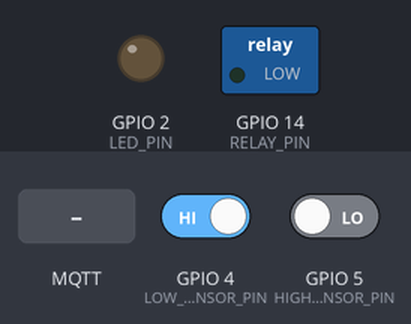
Simulated run of this sketch. Board: ESP8266 (NodeMCU). On the bench: switched loads named in the sketch (green lamp = pin HIGH), output pins drawn as LEDs (lit = HIGH). The test bench sets the inputs (shaded band); at power-on: GPIO 4 (LOW_SENSOR_PIN) HIGH, GPIO 5 (HIGH_SENSOR_PIN) LOW. WiFi joins after 1.5 s; servers stay silent unless stated; EEPROM starts erased; no MQTT or app messages arrive unless stated; what the sketch prints to the serial monitor is not drawn.

Above: at 2.7 s.
2.8 s: GPIO 4 (LOW_SENSOR_PIN) driven LOW
At 5.0 s:
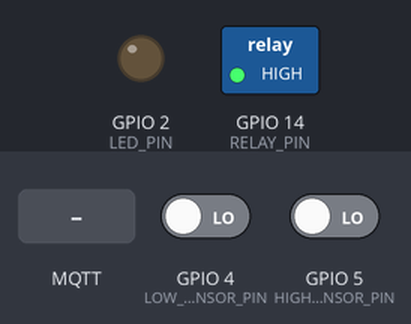
5.3 s: GPIO 5 (HIGH_SENSOR_PIN) driven HIGH
At 7.0 s:
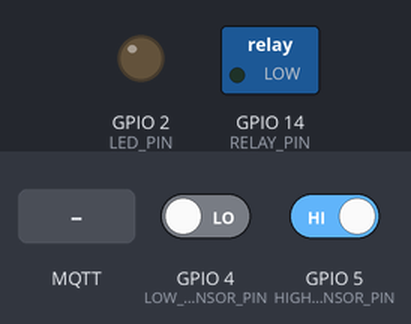
7.5 s: GPIO 5 (HIGH_SENSOR_PIN) driven LOW
At 8.9 s:
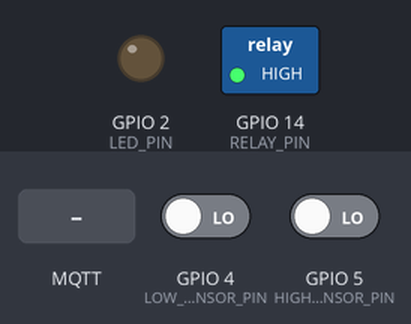
9.7 s: MQTT message "ON" arrives on the first subscribed topic
At 10.7 s:
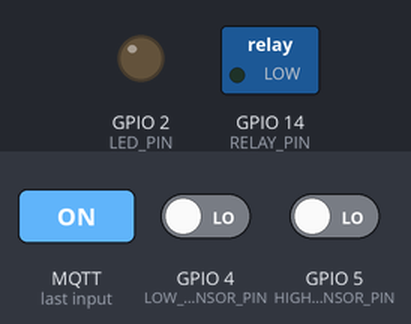
Timing chart, 0 to 12.7 s (numbered marks = the images above; inputs shaded):
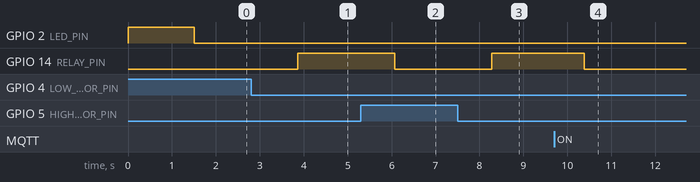

Measured:
- after the input at 2.8 s, GPIO 14 (RELAY_PIN): LOW → HIGH after 1.1 s
- after the input at 5.3 s, GPIO 14 (RELAY_PIN): HIGH → LOW after 0.77 s
- after the input at 7.5 s, GPIO 14 (RELAY_PIN): LOW → HIGH after 0.78 s
- after the input at 9.7 s, GPIO 14 (RELAY_PIN): HIGH → LOW after 0.69 s

The sketch:

WaterTankAutomation.ino
```cpp
#include <ESP8266WiFi.h>
#include <EEPROM.h>
#include <WiFiManager.h>
#include <PubSubClient.h>
#include <ESP8266WebServer.h>

// GPIO Pins
#define LOW_SENSOR_PIN 4  // D2
#define HIGH_SENSOR_PIN 5 // D1
#define RELAY_PIN 14      // D5
#define LED_PIN 2         // D4 (Built-in LED, active low)


// EEPROM Addresses
#define EEPROM_SIZE 256
#define WIFI_SSID_ADDR 100
#define WIFI_PASS_ADDR 140
#define MQTT_ADDR 0

WiFiManager wifiManager;
WiFiClient espClient;
PubSubClient client(espClient);
ESP8266WebServer server(80);

char wifi_ssid[40] = "";
char wifi_password[40] = "";
char mqtt_server[40] = "";
char mqtt_user[20] = "";
char mqtt_password[20] = "";
int mqtt_port = 1883;

bool overrideMode = false;
bool overrideState = false;
bool apMode = false;
bool mqttConfigured = false;
bool mqttSkipped = false;

void setup() {
  Serial.begin(115200);

  pinMode(RELAY_PIN, OUTPUT);
  digitalWrite(RELAY_PIN, LOW);

  pinMode(LOW_SENSOR_PIN, INPUT);
  pinMode(HIGH_SENSOR_PIN, INPUT);

  pinMode(LED_PIN, OUTPUT);
  digitalWrite(LED_PIN, HIGH);

  loadConfig();

  WiFi.begin(wifi_ssid, wifi_password);
  unsigned long startAttemptTime = millis();
  while (WiFi.status() != WL_CONNECTED && millis() - startAttemptTime < 15000) {
    delay(500);
    Serial.print(".");
  }

  if (WiFi.status() != WL_CONNECTED) {
    WiFi.softAP("WaterTank-Setup");
    apMode = true;
    Serial.println("AP Mode Started");
  } else {
    digitalWrite(LED_PIN, LOW);
  }

  if (mqttConfigured) {
    client.setServer(mqtt_server, mqtt_port);
    client.setCallback(mqttCallback);
  }

  setupWebServer();
  server.begin();
}

void loop() {
  if (!apMode && mqttConfigured && !client.connected() && !mqttSkipped) {
    reconnectMQTT();
  }
  client.loop();
  server.handleClient();
  handleLED();
  handlePumpLogic();
  Serial.print("Pump State : ");
  Serial.println(String(digitalRead(RELAY_PIN) == HIGH ? "ON" : "OFF"));
  delay(1000);
}

void setupWebServer() {
  server.on("/", HTTP_GET, []() {
    String html = "<html><body>"
                  "<script>"
                  "function fetchStatus() {"
                  "fetch('/')"
                  ".then(response => response.text())"
                  ".then(html => { document.body.innerHTML = html; });"
                  "}"
                  "setInterval(fetchStatus, 2000);"
                  "</script>"
                  "<h3>Controller Status</h3>"
                  "<table border='1'><tr><th>Item</th><th>Status</th></tr>"
                  "<tr><td>WiFi Connected</td><td>" + String(WiFi.status() == WL_CONNECTED ? "Yes" : "No") + "</td></tr>"
                  "<tr><td>MQTT Connected</td><td>" + String(client.connected() ? "Yes" : "No") + "</td></tr>"
                  "<tr><td>Low Sensor</td><td>" + String(digitalRead(LOW_SENSOR_PIN) == HIGH ? "Active" : "Inactive") + "</td></tr>"
                  "<tr><td>High Sensor</td><td>" + String(digitalRead(HIGH_SENSOR_PIN) == HIGH ? "Active" : "Inactive") + "</td></tr>"
                  "<tr><td>Pump Status</td><td>" + String(digitalRead(RELAY_PIN) == LOW ? "OFF" : "ON") + "</td></tr>"
                  "</table></body></html>";
    server.send(200, "text/html", html);
  });

  server.on("/setup", HTTP_GET, []() {
    String html = "<html><body>"
                  "<h3>Configuration Setup</h3><form action='/save' method='post'>"
                  "<table border='1'><tr><th>Setting</th><th>Value</th></tr>"
                  "<tr><td>SSID</td><td><input type='text' name='ssid' value='" + String(wifi_ssid) + "'></td></tr>"
                  "<tr><td>Password</td><td><input type='password' name='wifipass' value='" + String(wifi_password) + "'></td></tr>"
                  "<tr><td>MQTT Server</td><td><input type='text' name='server' value='" + String(mqtt_server) + "'></td></tr>"
                  "<tr><td>MQTT Port</td><td><input type='number' name='port' value='" + String(mqtt_port) + "'></td></tr>"
                  "<tr><td>Username</td><td><input type='text' name='user' value='" + String(mqtt_user) + "'></td></tr>"
                  "<tr><td>Password</td><td><input type='password' name='pass' value='" + String(mqtt_password) + "'></td></tr>"
                  "</table><input type='submit' value='Save'></form>"
                   "</body></html>";
    server.send(200, "text/html", html);
  });

  server.on("/save", HTTP_POST, []() {
    String newSSID = server.arg("ssid");
    String newPass = server.arg("wifipass");
    String newMQTT = server.arg("server");
    String newUser = server.arg("user");
    String newPassMQTT = server.arg("pass");
    int newPort = server.arg("port").toInt();

    if (newSSID.length() > 0) newSSID.toCharArray(wifi_ssid, sizeof(wifi_ssid));
    if (newPass.length() > 0) newPass.toCharArray(wifi_password, sizeof(wifi_password));
    if (newMQTT.length() > 0) newMQTT.toCharArray(mqtt_server, sizeof(mqtt_server));
    if (newUser.length() > 0) newUser.toCharArray(mqtt_user, sizeof(mqtt_user));
    if (newPassMQTT.length() > 0) newPassMQTT.toCharArray(mqtt_password, sizeof(mqtt_password));
    if (newPort > 0) mqtt_port = newPort;

    saveConfig();

    server.send(200, "text/html", "<html><body><h3>Settings Saved!</h3><a href='/'>Go Back</a></body></html>");

    delay(2000);
    ESP.restart(); // Restart to apply new settings
  });
}

bool readSensor(int pin) {
  int activeCount = 0;
  for (int i = 0; i < 5; i++) {  // Read 5 times to filter noise
    if (digitalRead(pin) == HIGH) { // HIGH means submerged (water detected)
      activeCount++;
    }
    delay(10);  // Short delay between readings
  }
  return activeCount >= 3; // Return true if majority of readings are HIGH
}

void handlePumpLogic() {
  bool lowSensor = readSensor(LOW_SENSOR_PIN);  // HIGH = WET, LOW = DRY
  bool highSensor = readSensor(HIGH_SENSOR_PIN);

  Serial.print("Low Sensor: "); Serial.print(lowSensor ? "WET" : "DRY");
  Serial.print(" | High Sensor: "); Serial.println(highSensor ? "WET" : "DRY");

  if (!overrideMode) {
    if (highSensor) {
      // 🛑 HIGH sensor detects water → Turn OFF the pump
      digitalWrite(RELAY_PIN, LOW);
      Serial.println("✅ High sensor WET, turning OFF pump.");
    }
    else if (!lowSensor && !highSensor) {
      // 🚨 Both sensors are DRY (Tank empty) → Turn ON the pump
      digitalWrite(RELAY_PIN, HIGH);
      Serial.println("⚠️ Tank is EMPTY (both sensors dry), turning ON pump!");
    }
    else {
      // 🟢 If high sensor is DRY but low sensor is WET → Do nothing (keep current pump state)
      Serial.println("🟡 High sensor dry, Low sensor wet → No change to pump.");
    }
  } else {
    // Manual Override Mode
    digitalWrite(RELAY_PIN, overrideState ? LOW : HIGH);
  }
}

void handleLED() {
  if (WiFi.status() == WL_CONNECTED) {
    digitalWrite(LED_PIN, LOW);  // LED ON (assuming active low)
  } else {
    static unsigned long lastBlinkTime = 0;
    static bool ledState = false;

    if (millis() - lastBlinkTime >= 500) {  // Blink every 500ms
      lastBlinkTime = millis();
      ledState = !ledState;
      digitalWrite(LED_PIN, ledState ? HIGH : LOW);
    }
  }
}

void mqttCallback(char* topic, byte* payload, unsigned int length) {
  String message;
  for (unsigned int i = 0; i < length; i++) {
    message += (char)payload[i];
  }

  if (String(topic) == "waterpump/override") {
    if (message == "ON") {
      overrideMode = true;
      overrideState = true;
      digitalWrite(RELAY_PIN, LOW);
    } else if (message == "OFF") {
      overrideMode = true;
      overrideState = false;
      digitalWrite(RELAY_PIN, HIGH);
    } else if (message == "AUTO") {
      overrideMode = false;
    }
  }
}

void reconnectMQTT() {
 int attempt = 0;
  while (!client.connected() && mqttConfigured && !mqttSkipped && attempt < 2) {
    Serial.print("Attempting MQTT connection... (Attempt ");
    Serial.print(attempt + 1);
    Serial.println("/2)");

    if (client.connect("ESP8266Client", mqtt_user, mqtt_password)) {
      Serial.println("✅ MQTT Connected!");
      client.subscribe("waterpump/override");
      return;  // Exit function if connected
    } else {
      Serial.print("❌ Failed, rc=");
      Serial.print(client.state());
      Serial.println(" -> Retrying in 2 seconds...");
      delay(2000);
      attempt++;
    }
  }

  if (attempt == 2) {
    mqttSkipped = true;
    Serial.println("⚠️ MQTT connection failed after 2 attempts, skipping...");
  }

}

void loadConfig() {
  EEPROM.begin(EEPROM_SIZE);

  EEPROM.get(WIFI_SSID_ADDR, wifi_ssid);
  EEPROM.get(WIFI_PASS_ADDR, wifi_password);
  EEPROM.get(MQTT_ADDR, mqtt_server);
  EEPROM.get(MQTT_ADDR + 40, mqtt_user);
  EEPROM.get(MQTT_ADDR + 60, mqtt_password);
  EEPROM.get(MQTT_ADDR + 80, mqtt_port);

  wifi_ssid[sizeof(wifi_ssid) - 1] = '\0';
  wifi_password[sizeof(wifi_password) - 1] = '\0';
  mqtt_server[sizeof(mqtt_server) - 1] = '\0';
  mqtt_user[sizeof(mqtt_user) - 1] = '\0';
  mqtt_password[sizeof(mqtt_password) - 1] = '\0';

  if (strlen(mqtt_server) > 0) {
    mqttConfigured = true;
  }

  EEPROM.end();
}

void saveConfig() {
  EEPROM.begin(EEPROM_SIZE);

  EEPROM.put(WIFI_SSID_ADDR, wifi_ssid);
  EEPROM.put(WIFI_PASS_ADDR, wifi_password);
  EEPROM.put(MQTT_ADDR, mqtt_server);
  EEPROM.put(MQTT_ADDR + 40, mqtt_user);
  EEPROM.put(MQTT_ADDR + 60, mqtt_password);
  EEPROM.put(MQTT_ADDR + 80, mqtt_port);

  EEPROM.commit();
  EEPROM.end();
}
```
